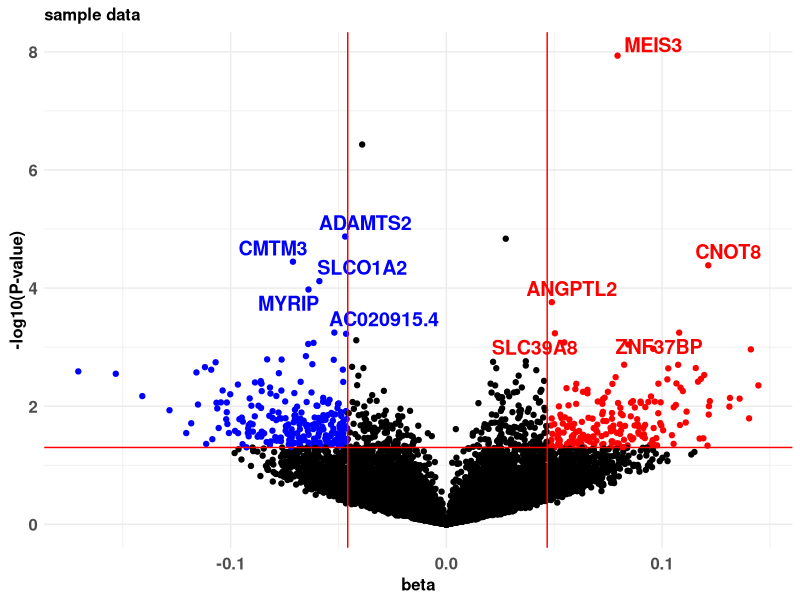
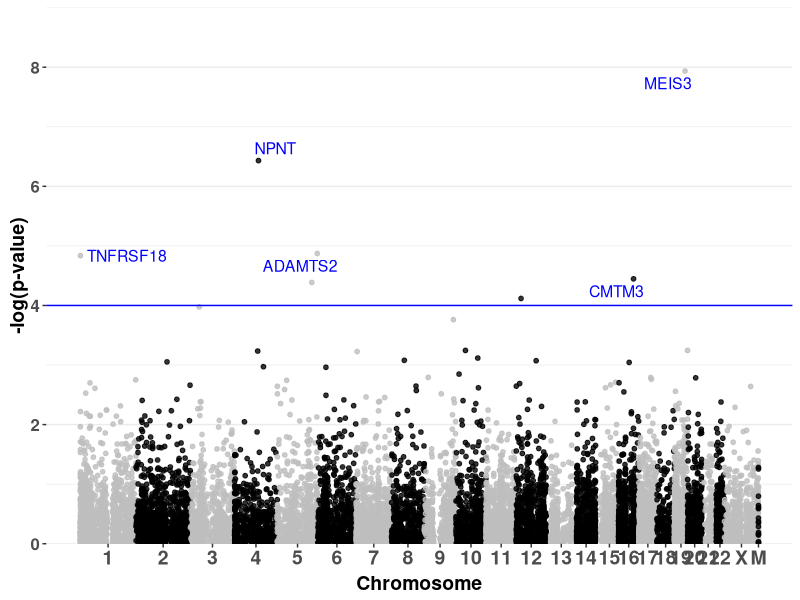
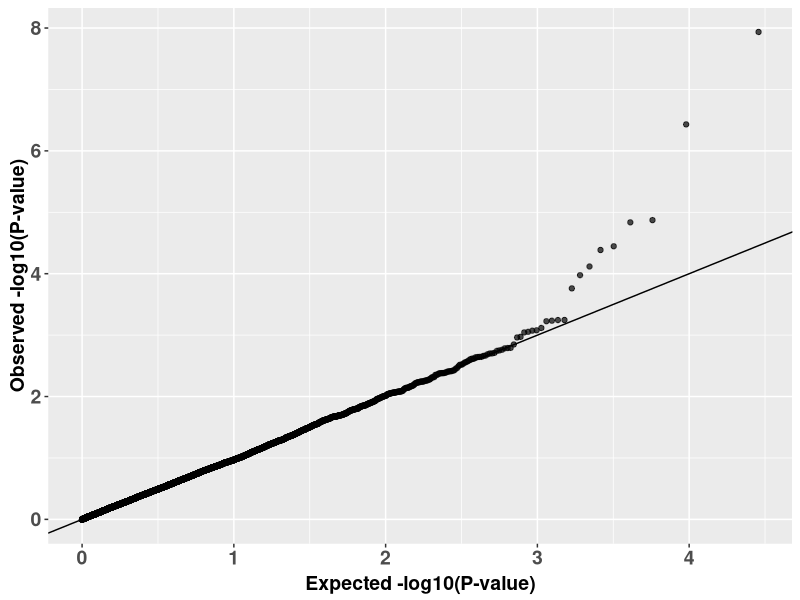

Write the R code that produced these figures, in order.
library("ggplot2")
library("tidyverse")
library("ggrepel")
###qqplot##################
qq_ggplot<-function(p_val){
  qq_dat <- data.frame(obs=-log10(sort(p_val)),
                       exp=-log10( ppoints(length(p_val))))
  pd_qq <- ggplot(data=qq_dat,aes(exp,obs))+
    geom_point(alpha=0.7)+
    geom_abline()+
    xlab("Expected -log10(P-value)")+
    ylab("Observed -log10(P-value)")+ 
    theme(axis.text.x = element_text(size = 14, face = "bold"),axis.text.y = element_text(size = 14, face = "bold")) +
    theme(axis.title.x = element_text(size = 14,face = "bold", vjust = 0.5))+ 
    theme(axis.title.y = element_text(size = 14,face = "bold", vjust = 0.5))
  return(pd_qq)
}


###Manhattan plot BP position##################
bp_manhattan<-function(data){
  don <- data %>% 
    
    # Compute chromosome size
    group_by(chr) %>% 
    summarise(chr_len=max(start)) %>% 
    
    # Calculate cumulative position of each chromosome
    mutate(tot=cumsum(as.numeric(chr_len))-as.numeric(chr_len)) %>%
    select(-chr_len) %>%
    
    # Add this info to the initial dataset
    left_join(data, ., by=c("chr"="chr")) %>%
    
    # Add a cumulative position of each SNP
    arrange(chr, start) %>%
    mutate( BPcum=start+tot)
  
  axisdf = don %>% group_by(chr) %>% summarize(center=( max(BPcum) + min(BPcum) ) / 2 )
  
  return(list(don,axisdf))
  
}

xlab_chr=c(1:22,"X","M")
###manhattan_ggplot2##################
manhattan_ggplot2<-function(data,axisdf,label){
  ymax=round(max(-log(data$p_wald,base=10)))+1
  p<-ggplot(data, aes(x=BPcum, y=-log(p_wald,base=10))) +
    
    # Show all points
    geom_point( aes(color=as.factor(chr)), alpha=0.8, size=1.3) +
    scale_color_manual(values = rep(c("grey", "black"), 24 )) +
    # custom X axis:
    scale_x_continuous( label = xlab_chr, breaks= axisdf$center )  +  
    scale_y_continuous(expand = c(0,0), limits=c(0, ymax),breaks=seq(0,ymax,2)) +
    # Custom the theme:
    theme_bw() +
    theme( 
      legend.position="none",
      panel.border = element_blank(),
      panel.grid.major.x = element_blank(),
      panel.grid.minor.x = element_blank())+
    theme(axis.text.x = element_text(size = 14, face = "bold"),axis.text.y = element_text(size = 12, face = "bold")) +
    theme(plot.title= element_text(size = 14, face = "bold"))+
    theme(axis.title.x = element_text(size = 14,face = "bold", vjust = 0.5))+ 
    theme(axis.title.y = element_text(size = 14,face = "bold", vjust = 0.5)) + xlab("Chromosome")+ylab("-log(p-value)") +
    #theme(axis.line = element_line(colour = "grey")) +
    geom_hline(aes(yintercept=4),color="blue") +
    #geom_hline(aes(yintercept=-log(2.5*10^-6,base=10)),color="red") + 
    geom_text_repel(data=label, aes(x=BPcum, y=-log(p_wald,base=10),label=gene_name), size=4,color="blue")
  
  return(p)
}


###Volcano plot##################

volcano_plot<-function(data,title){
  p=ggplot(data=data, aes(x=beta, y=-log10(p_wald), col=diffexpressed, label=delabel)) +
    geom_point() + 
    theme_minimal() +
    geom_text_repel(size = 5,fontface="bold") +
    scale_color_manual(values=c("black","red","blue")) + ylab("-log10(P-value)") +
    geom_vline(xintercept=c(quantile(data$beta, 0.05),quantile(data$beta, 0.95)), col="red") +
    geom_hline(yintercept=-log10(0.05), col="red") + 
    theme(axis.text.x = element_text(size = 12,face = "bold", vjust = 0.5)) + 
    theme(axis.text.y = element_text(size = 12,face = "bold", vjust = 0.5)) + 
    theme(axis.title.x = element_text(size = 12,face = "bold", vjust = 0.5)) + 
    theme(axis.title.y = element_text(size = 12,face = "bold", vjust = 0.5)) + theme(legend.position = "none") +
    theme(plot.title= element_text(size = 12, face = "bold")) + ggtitle(title)
  return(p)
}

###Load sample data##################
#23=X 24=M
sample_data<-read.table("sample_data.txt",header=TRUE)

sample_data$chr<-as.numeric(sample_data$chr)

###qqplot example##################
qq_plot<-qq_ggplot(sample_data$p_wald)

###Manhattan plot example##################
bp=bp_manhattan(sample_data)
bp_data=bp[[1]]
bp_axisdf=bp[[2]]

label=bp_data[order(bp_data$p_wald,decreasing=FALSE)[1:5],]

p_man=manhattan_ggplot2(bp_data,bp_axisdf,label)

###Volcano plot example##################
# add a column of NAs
sample_data$diffexpressed <- "0"
# if log2Foldchange > 10 and pvalue < 0.05, set as "UP" 
sample_data$diffexpressed[sample_data$beta >quantile(sample_data$beta, 0.95)  & sample_data$p_wald < 0.05] <- "1"
# if log2Foldchange < -10 and pvalue < 0.05, set as "DOWN"
sample_data$diffexpressed[sample_data$beta < quantile(sample_data$beta, 0.05) & sample_data$p_wald < 0.05] <- "2"



#UP and DOWN top 5 significant gene list
UP_gene_list=sample_data[sample_data$diffexpressed=="1",]    
DOWN_gene_list=sample_data[sample_data$diffexpressed=="2",]    

up_top_gene=UP_gene_list[order(UP_gene_list$p_wald,decreasing=FALSE)[1:5],"gene_name"]
down_top_gene=DOWN_gene_list[order(DOWN_gene_list$p_wald,decreasing=FALSE)[1:5],"gene_name"]


up_down_list=c(up_top_gene,down_top_gene)

sample_data$delabel <- NA
sample_data$delabel[sample_data$gene_name%in%up_down_list] <- sample_data[sample_data$gene_name%in%up_down_list,"gene_name"]

p_cog=volcano_plot(sample_data,"sample data")


